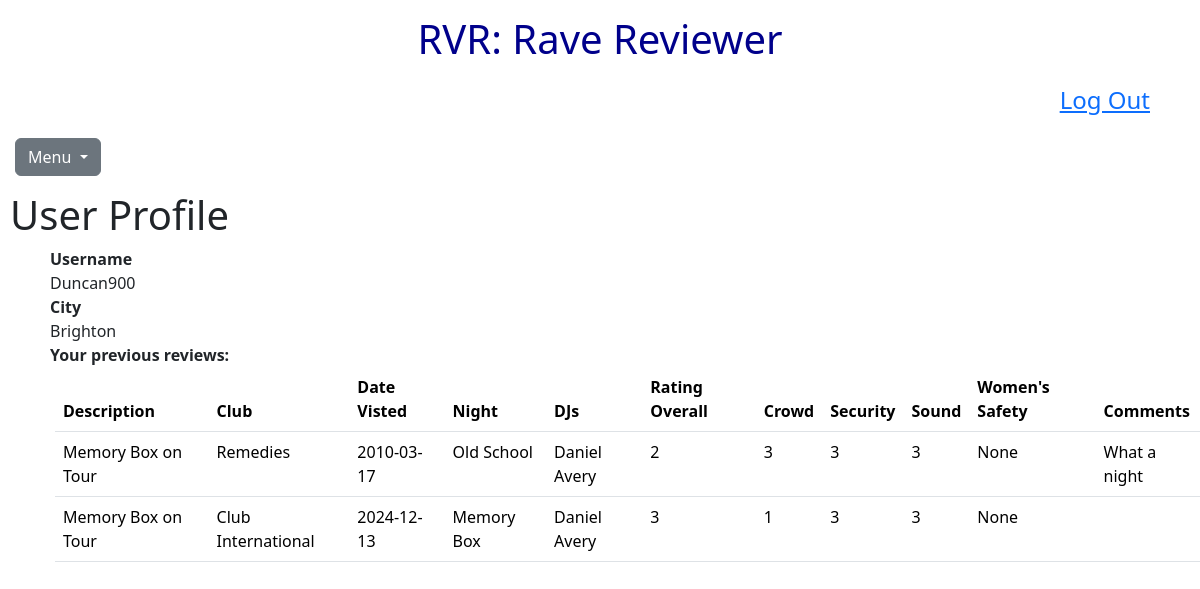
Screenshot of /profile (signed in) with the database file from the repository.
### tables this page shows
CREATE TABLE users (
    id INTEGER PRIMARY KEY AUTOINCREMENT,
    created TIMESTAMP NOT NULL DEFAULT CURRENT_TIMESTAMP,
    username TEXT NOT NULL,
    password_hash TEXT NOT NULL,
    email TEXT  NOT NULL,
    gender TEXT NOT NULL
, city TEXT NOT NULL);

CREATE TABLE reviews(
id INTEGER PRIMARY KEY AUTOINCREMENT, 
description TEXT NOT NULL,
club TEXT NOT NULL,
date_visited TEXT NOT NULL,
night TEXT NOT NULL,
rating_overall INTEGER,
rating_crowd INTEGER,
rating_security INTEGER,
rating_sound INTEGER,
rating_womensafety INTEGER, created TIMESTAMP NOT NULL DEFAULT CURRENT_TIMESTAMP, user_added_by TEXT NOT NULL, comments TEXT, DJS TEXT);

### app.py (the view)
@app.route("/profile")
@login_required
def profile():
   user_id_number = current_user.get_id()
   user = query_db("SELECT * FROM users WHERE id = ?", [user_id_number], one=True)
   username = (user['username'])
   print(f"Test profile username: {username}")
   city = (user['city'])
   list_0 = []
   list = []
   dict = {
            "City": city,
            "Username": username,
           }
   list_0.append(dict)
   for reviews in query_db("SELECT * FROM reviews WHERE user_added_by = ?", [username]):
        description = (reviews['description'])
        club = (reviews['club'])
        date_visited = (reviews['date_visited'])
        night = (reviews['night'])
        DJs = (reviews['DJs'])
        rating_overall = (reviews['rating_overall'])
        rating_crowd = (reviews['rating_crowd'])
        rating_security = (reviews['rating_security'])
        rating_sound = (reviews['rating_sound'])
        rating_womensafety = (reviews['rating_womensafety'])
        comments = (reviews['comments'])
        dict = {
                "description": description,
                "club": club,
                "date_visited": date_visited,
                "night": night,
                "DJ": DJs,
                "rating_overall": rating_overall,
                "rating_crowd": rating_crowd,
                "rating_security": rating_security,
                "rating_sound": rating_sound,
                "rating_womensafety": rating_womensafety,
                "comments": comments,
            }
        list.append(dict)
        print(list)
   return render_template("profile.html", dict=list, list_0=list_0)

### app.py (called while the page is built)
def get_db():
    db = getattr(g, '_database', None) #Check if db is already stored in g, if it does not exist create one
    if db is None:
        db = g._database = sqlite3.connect('database.db')
        db.row_factory = sqlite3.Row
    return db #Return db object

@app.teardown_appcontext #close connection after each request
def close_connection(exception):
    db = getattr(g, '_database', None)
    if db is not None:
        db.close()

def query_db(query, args=(), one=False): #make querying easier by returning requests in dictionaries (not tuples)
    cur = get_db().execute(query, args)
    rv = cur.fetchall()
    cur.close()
    return(rv[0] if rv else None) if one else rv

@login_manager.user_loader
def load_user(user_id):
    return User.get(user_id) #UserMixin has 'get_id' method

    @staticmethod
    def get(user_id):
        user_id_1 = query_db("SELECT * FROM users WHERE id = ?", [user_id], one=True)
        if user_id_1:
            print('USER FOUND')
            return User(id=user_id_1['id'], username=user_id_1['username'], password=user_id_1['password_hash'])
        print('USER NOT FOUND')
        return None

### templates/profile.html (shortened to what this page needs)
{% extends "layout.html" %}
{% block body%}
<body>
    <h1 class="heading_space"> User Profile </h1>
<div class="space">
  {% for row in list_0 %}
   <div>  <div class="bold_1" id = "username"> Username </div> {{row.Username}} </div>
      <div> <div class="bold_1" id = "city" > City </div> {{row.City}} </div>
{% endfor %}
    <div class="bold_1" > Your previous reviews: </div>
    <table class = "table">
      <thead>
          <tr>
              <th>Description</th>
              <th>Club</th>
              <th>Date Visted</th>
              <th> Night</th>
              <th> DJs </th>
              <th>Rating Overall</th>
              <th>Crowd </th>
              <th>Security </th>
              <th>Sound </th>
              <th>Women's Safety</th>
              <th>Comments </th>
            </tr>
     </thead>
     <tbody>
      {% for column in dict %}
      <tr>
          <td> {{column.description}} </td>
          <td> {{column.club}} </td>
          <td> {{ column.date_visited }} </td>
          <td> {{ column.night}} </td>
          <td> {{ column.DJ }}</td>
          <td> {{column.rating_overall}} </td>
          <td> {{column.rating_crowd}}  </td>
          <td> {{column.rating_security}} </td>
          <td> {{ column.rating_sound }} </td>
          <td> {{ column.rating_womensafety}} </td>
          <td> {{ column.comments}} </td>
      </tr>
          {% endfor %}
     </tbody>
  </table>
</div>
{% endblock %}

### static/styles.css (style rules this page uses)
.heading_space { margin-left: 10px; }
.space { margin-left: 50px; }
.table { border-spacing: 25px; margin-left: 5px; margin-right: 25px; }
.bold_1 { font-weight: bold; }

### rows the page displays
users: Username "Duncan900", City "Brighton"
reviews: description "Memory Box on Tour", club "Remedies", date_visited "2010-03-17", night "Old School", DJ "Daniel Avery", rating_overall "2", rating_crowd "3", rating_security "3", rating_sound "3", rating_womensafety "None", comments "What a night"
reviews: description "Memory Box on Tour", club "Club International", date_visited "2024-12-13", night "Memory Box", DJ "Daniel Avery", rating_overall "3", rating_crowd "1", rating_security "3", rating_sound "3", rating_womensafety "None"
